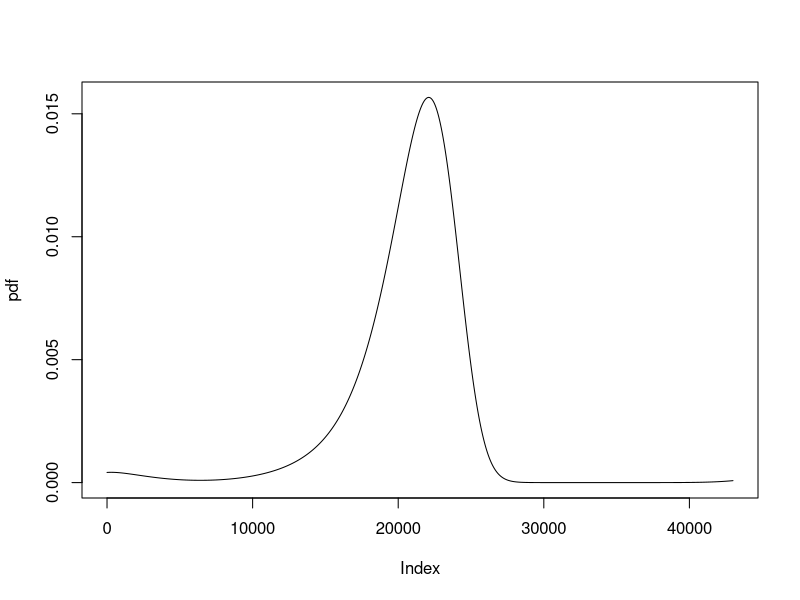

Recreate this plot in R.
## ---- chunk 1
knitr::opts_chunk$set(echo = TRUE)
## ---- chunk 2
sigma = 0.1; r=0.06; g=0.04; N=12; t=0.5 ; S0=0.85 ;K=0.95
dt=t/N
u=exp(sigma*sqrt(dt)); d=1/u
S=matrix(NA,nrow=13,ncol=13) #form a matrix that contains 12 steps and 13 final stock results
for(i in 1:13)
{
  for(j in 1:i)
  {
    S[j,i]= S0*u^(i-j)*d^(j-1)
  }
}
discount_factor=exp(-(r-g)*dt)
P=matrix(NA,nrow=13,ncol=13)
for(i in 1:13)
{
  P[i,13] =max(K-S[i,13],0)
}
p=(1/discount_factor-d)/(u-d); q=1-p
for(i in 12:1)
{
  for(j in 1:i)
  {
    P[j,i] =max(K-S[j,i],(P[j,i+1]*p+P[j+1,i+1]*q)*discount_factor)
  }
}
cat("The value of the put option is",P[1,1],"\n")
delta= (P[1,2]-P[2,2])/(S[1,2]-S[2,2])
h=(S[3,3]-S[1,3])/2
d1=(P[2,3]-P[1,3])/(S[2,3]-S[1,3]); d2=(P[3,3]-P[2,3])/(S[3,3]-S[2,3])
gamma=(d2-d1)/h
thelta=(P[2,3]-P[1,1])/(2*dt)
cat("The Delta, Gamma and Thelta are:",delta," ; ",gamma," ; ",thelta,"separately.")

## ---- chunk 3
sigma_new = 0.101 ;r=0.06; g=0.04; N=12; t=0.5 ; S0=0.85 ;K=0.95
dt=N/t
u_new=exp(sigma_new*sqrt(dt)); d_new=1/u_new
S_new=matrix(NA,nrow=13,ncol=13) 
for(i in 1:13)
{
  for(j in 1:i)
  {
    S_new[j,i]= S0*u_new^(i-j)*d_new^(j-1)
  }
}
discount_factor_new=exp(-(r-g)*dt)
P_new=matrix(NA,nrow=13,ncol=13)
for(i in 1:13)
{
  P_new[i,13] =max(K-S_new[i,13],0)
}
p_new=(1/discount_factor_new-d_new)/(u_new-d_new); q_new=1-p_new
for(i in 12:1)
{
  for(j in 1:i)
  {
    P_new[j,i] =max(K-S_new[j,i],(P_new[j,i+1]*p_new+P_new[j+1,i+1]*q_new)*discount_factor_new)
  }
}
vega=(P_new[1,1]-P[1,1])/(sigma_new-sigma)
cat("The value of Vega is ",vega)
## ---- chunk 4
sigma = 0.1; r=0.06; g=0.04; N=12; t=0.5 ; S0=0.85 ;K=0.95
dt=t/N
u_ad=exp((r-g-sigma^2/2)*dt+sigma*sqrt(dt))
d_ad=exp((r-g-sigma^2/2)*dt-sigma*sqrt(dt))
S_ad=matrix(NA,nrow=13,ncol=13) 
for(i in 1:13)
{
  for(j in 1:i)
  {
    S_ad[j,i]= S0*u_ad^(i-j)*d_ad^(j-1)
  }
}
discount_factor_ad=exp(-(r-g)*dt)
P_ad=matrix(NA,nrow=13,ncol=13)
for(i in 1:13)
{
  P_ad[i,13] =max(K-S_ad[i,13],0)
}
p_ad=0.5; q_ad = 0.5
for(i in 12:1)
{
  for(j in 1:i)
  {
    P_ad[j,i] =max(K-S_ad[j,i],(P_ad[j,i+1]*p_ad+P_ad[j+1,i+1]*q_ad)*discount_factor_ad)
  }
}
cat("The put option value by ad hoc tree is",P_ad[1,1])
## ---- chunk 5
K_call=30;  sigma_call=0.15; t_call=0.5; N_call=12; r_call=0.1
S0_call=28-1*(1+r_call)^(-2/12)-1*(1+r_call)^(-5/12)-1*(1+r_call)^(-7/12)
dt_call=t_call/N_call
u_call=exp(sigma_call*sqrt(dt_call)); d_call=1/u_call
S_call=matrix(NA,nrow=13,ncol=13) 
for(j in 1:13)
{
  for(i in 1:j)
  {
    S_call[i,j]= S0_call*u_call^(j-i)*d_call^(i-1)
  }
}


for(j in 13:1)  #the divident from seven months
{
  for(i in 1:j)
  {
    S_call[i,j]=S_call[i,j]+1*exp(-r_call*(15-j)/24)
  }
}
for(j in 10:1)  #the divident from fifth months
{
  for(i in 1:j)
  {
    S_call[i,j]=S_call[i,j]+1*exp(-r_call*(10-j)/24)
  }
}
for(j in 4:1)  #the divident from second months
{
  for(i in 1:j)
  {
    S_call[i,j]=S_call[i,j]+1*exp(-r_call*(4-j)/24)
  }
}
C_call=matrix(NA,nrow=13,ncol=13)
for(i in 1:13)
{
  C_call[i,13] =max(S_call[i,13]-K_call,0)
}
p_call=(exp(r_call*dt_call)-d_call)/(u_call-d_call); q_call=1-p_call
for(j in 12:1)
{
  for(i in 1:j)
  {
    C_call[i,j] =max(S_call[i,j]-K_call,(C_call[i,j+1]*p_call+C_call[i+1,j+1]*q_call)*exp(-r_call*t_call/N_call))
  }
}
cat("The call option value is",C_call[1,1])
## ---- chunk 6
S0_q4 = 226.28;r_q4=0.0035;t_q4=1
data=read.csv("vol_skew.csv");
k_q4=S0_q4*data[1]
sigma_q4 =data[2]/100
k_Q4 = 1:length(k_q4[1])
sigma_Q4 = 1:length(sigma_q4[1])
for(i in 1:25)
{
  k_Q4[i]=k_q4[i,1]
  sigma_Q4[i]= sigma_q4[i,1]
}
summary(lm(sigma_Q4~k_Q4+I((k_Q4)^2)))    #using quadratic interpotation by the formula:                                           Pi(k) = ai + bi*k + ci*k^2
f=function(x)    #get the factors from summary and combine the quadratic interpotation                    formula
{
  f=9.213e-01-5.244e-03 *x+8.125e-06*x^2
  return(f)
}

k_inter = seq(from=min(k_Q4),to=max(k_Q4),by=0.01)  # uniform distance in k of 0.01
sigma_inter = f(k_inter)
Pricing = function(para)     #calculate the prices
{
  d1=(log(S0_q4/para[1])+(r_q4+para[2]^2/2)*t_q4)/(para[2]*sqrt(t_q4))
  d2=d1-para[2]*sqrt(t_q4)
  c=S0_q4*mapply(pnorm,d1)-mapply(pnorm,d2)*para[1]*exp(-r_q4*t_q4)
  return(c)
}
K_limit=c(147.08,294.16)          
tailf=function(K,vol,x)       
{
  
  price_ref=apply(cbind(x,vol), 1,Pricing)
  return(-exp(r_q4*t_q4)*(price_ref[2]-price_ref[1])/1)
}
tail_one=tailf(k_inter,sigma_inter,K_limit[1])
tail_two=tailf(k_inter,sigma_inter,K_limit[2])
P_within=tail_two-tail_one
CDF=1-tail_one
cat(P_within,CDF)
price_calculate=apply(cbind(k_inter,sigma_inter), 1, Pricing)
pdf=exp(r_q4*t_q4)*(price_calculate[1:(length(price_calculate)-2)]+price_calculate[3:length(price_calculate)]-2*price_calculate[2:(length(price_calculate)-1)])/0.01^2
## ---- chunk 7
plot(pdf,type = "l")
